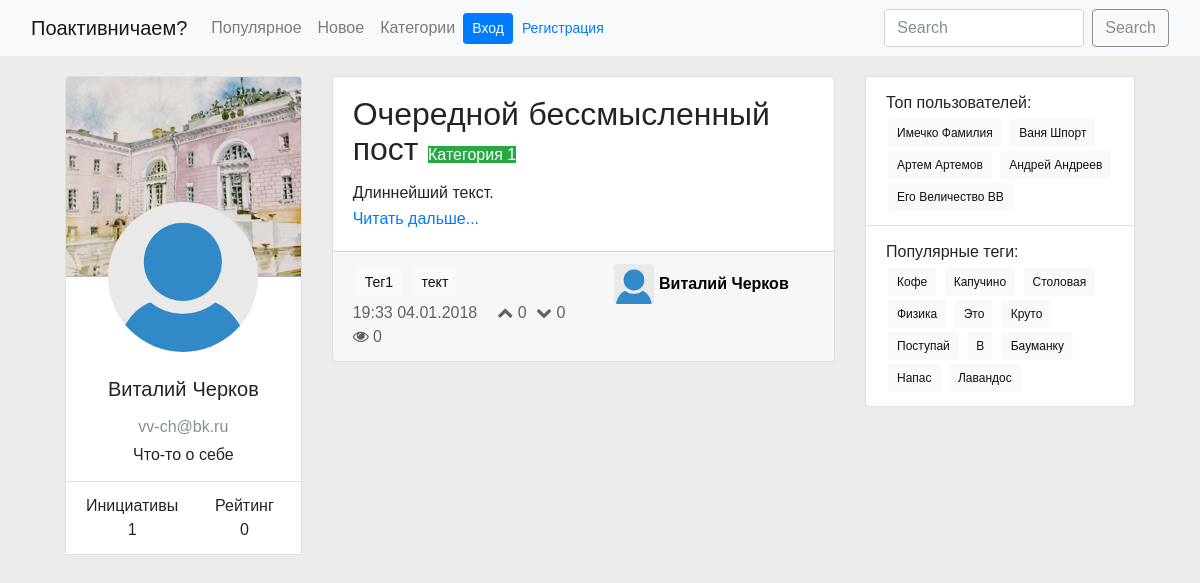
/userprofile/3/, run on an earlier commit of the app's database.
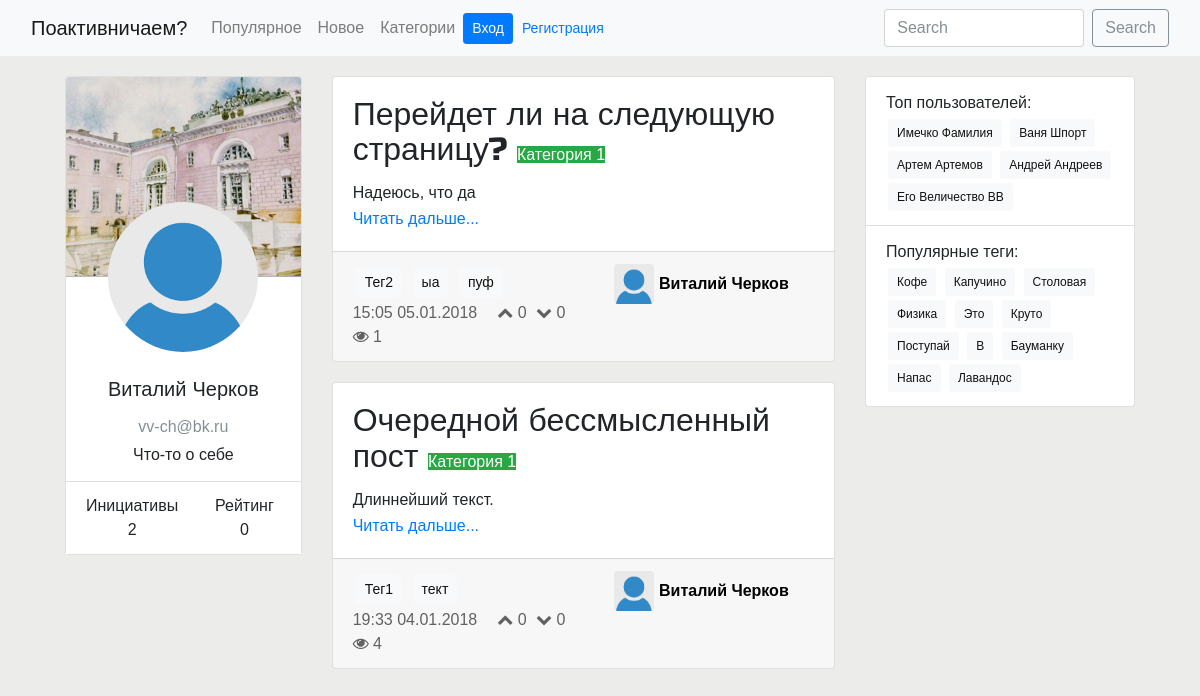
And on a later commit of the database.
### post/models.py (models this page shows, shortened)
class Post(models.Model):
    class Meta:
        ordering = ['-pub_date']
    title = models.CharField(max_length=250)
    text = models.TextField()
    pub_date = models.DateTimeField(auto_now_add=True)
    likes = models.IntegerField(default=0)
    dislikes = models.IntegerField(default=0)
    views = models.IntegerField(default=0)
    category = models.ForeignKey(Category, on_delete=models.CASCADE)
    tag = models.ManyToManyField(Tag)
    author = models.ForeignKey(UserProfile, on_delete=models.CASCADE, blank=True)
    deleted = models.BooleanField(default=False)
    edited = models.BooleanField(default=False)
    posts = PostManager()
    def get_absolute_url(self):
        return reverse('post:detail', kwargs={'pk': self.pk})

### category/models.py (models this page shows, shortened)
class Category(models.Model):
    label = models.CharField(unique=True, max_length=30)
    description = models.TextField()

### tag/models.py (models this page shows, shortened)
class Tag(models.Model):
    label = models.CharField(max_length=30, unique=True)

### userprofile/models.py (models this page shows, shortened)
class UserProfile(models.Model):
    user = models.OneToOneField(User, on_delete=models.CASCADE)
    rating = models.IntegerField(default=0)
    about = models.TextField(blank=True)
    def get_absolute_url(self):
        return reverse('userprofile:userpage', kwargs={'pk': self.pk})

### userprofile/views.py (the view)
# urls.py: url(r'^(?P<pk>\d+)/', views.UserPageDetail.as_view(), name='userpage'),
class UserPageDetail(SingleObjectMixin, ListView):
    model = UserProfile
    template_name = 'userprofile/userpage.html'
    paginate_by = 10
    def get(self, request, *args, **kwargs):
        self.object = self.get_object(queryset=UserProfile.objects.all())
        return super(UserPageDetail, self).get(request, *args, **kwargs)
    def get_context_data(self, **kwargs):
        context = super(UserPageDetail, self).get_context_data(**kwargs)
        context['pag_options'] = ListPost.set_paginator_options(context)
        context['userprofile'] = self.object
        return context
    def get_queryset(self):
        return Post.posts.get_queryset_by_author(self.object.pk)

### bauchange/context.py (called while the page is built)
def current_userprofile(request):
    if hasattr(request, 'user') and request.user.is_authenticated():
        try:
            userprofile = UserProfile.objects.get(user=request.user)
        except:
            userprofile = None
    else:
        userprofile = None
    return {
        'context_userprofile': userprofile
    }

def menu_buttons(request):
    buttons = [
        {
            'label': _('Популярное'),
            'url': reverse_lazy('post:list')
        },
        {
            'label': _('Новое'),
            'url': reverse_lazy('post:list')
        },
        {
            'label': _('Категории'),
            'url': reverse_lazy('category:all-categories')
        },
    ]
    return {
        'context_menu_buttons': buttons
    }

### post/models.py (called while the page is built)
    def get_queryset(self):
        return super(PostManager, self).get_queryset()

    def get_queryset_by_author(self, author):
        return self.get_queryset().filter(author=author)

### userprofile/templates/userprofile/userpage.html
{% extends "base.html" %}
{% block content %}
    <div class="row justify-content-center">
        <div class="userpage-left-side col-lg-4 col-md-12 ">
            {% include "userprofile/userpage/usercard.html" %}
        </div>
        <div class="col">
            {% include "post/list.html" with posts_list=object_list %}
        </div>
    </div>
{% endblock %}

### userprofile/templates/userprofile/userpage/usercard.html (shortened to what this page needs)
<div class="card text-center userpage-card">
    <div class="card-header userpage-user-bg"></div>
    <div class="userpage-photo-container">
        <div class="userpage-photo-sq">
            <img class="rounded-circle userpage-photo" src="/upload/img/user_empty.png">
        </div>
    </div>
    <div class="card-body userpage-user-info">
        <ul class="list-group list-group-flush">
            <li class="list-group-item">
                <h5 class="card-title">{{ userprofile.user.first_name }} {{ userprofile.user.last_name }}</h5>
                <p class="card-text text-secondary">{{ userprofile.user.email }}</p>
                <p class="card-text">{{ userprofile.about }}</p>
            </li>
            <li class="list-group-item">
                <div class="row">
                    <div class = "col">
                        <div class="">Инициативы</div>
                        <div class="">{{ object_list.count }}</div>
                    </div>
                    <div class = "col">
                        <div class="">Рейтинг</div>
                        <div class="">{{ userprofile.rating }}</div>
                    </div>
                </div>
            </li>
        </ul>
    </div>
</div>

### post/templates/post/list-includes/short-post-body.html
<div class="card-body">
    <h2 class="card-title">
        {{ post.title }}
        <a href="{% url 'category:posts-by-category' pk=post.category.id %}">
            <span class="post-category-mini badge-success">
                {{ post.category.label }}
            </span>
        </a>
    </h2>
    <p class="card-text">
        {{ post.text|truncatewords:80 }}
    </p>
    <a href="{{ post.get_absolute_url }}" class="card-link">Читать дальше...</a>
</div>

### post/templates/post/list-includes/short-post-footer.html
<div class="card-footer">
    <div class="row">
        <div class="post-info meta col">
            {% include "post/list-includes/short-post-tags.html" with tags=post.tag %}
            <div class="post-statistics-mini card-text">
                <span class="pub-date-mini float-left">{{ post.pub_date|date:"H:i d.m.Y" }}</span>
                <ul class="list-inline">
                    <li class="list-inline-item"><i class="fa fa-chevron-up" aria-hidden="true"></i> {{ post.likes }}</li>
                    <li class="list-inline-item"><i class="fa fa-chevron-down" aria-hidden="true"></i> {{ post.dislikes }}</li>
                    <li class="list-inline-item"><i class="fa fa-eye" aria-hidden="true"></i> {{ post.views }}</li>
                </ul>
            </div>
        </div>
        <a class="author-info-mini col-md-auto col-sm-auto row float-right" href="{{ post.author.get_absolute_url }}">
            <img src="/upload/img/user_empty.png" class="author-photo-mini rounded float-left">
            <h4 class="author-name-mini">{{ post.author.user.first_name}} {{ post.author.user.last_name}}</h4>
        </a>
    </div>
</div>

### post/templates/post/list-includes/short-post-tags.html
<div class="post-tags-mini">
    {% for tag_item in tags.all %}
        <a href="{% url "tag:posts-by-tag" pk=tag_item.id %}" class="tag btn btn-light btn-sm">{{ tag_item.label }}</a>
    {% endfor %}
</div>

What changed in the data, as far as the page shows it:
added Post: title "Перейдет ли на следующую страницу?", category.label "Категория 1", text "Надеюсь, что да", pub_date "15:05 05.01.2018", likes "0", dislikes "0", views "1", author.user.first_name "Виталий", author.user.last_name "Черков"
now on this page (row unchanged): Tag: label "Тег2", shown under "Перейдет ли на следующую страницу?"
added Tag: label "ыа", shown under "Перейдет ли на следующую страницу?"
added Tag: label "пуф", shown under "Перейдет ли на следующую страницу?"
changed Post "Очередной бессмысленный пост": views "0" → "4"
Also different on the page:
{{ object_list.count }}: "1" → "2"
